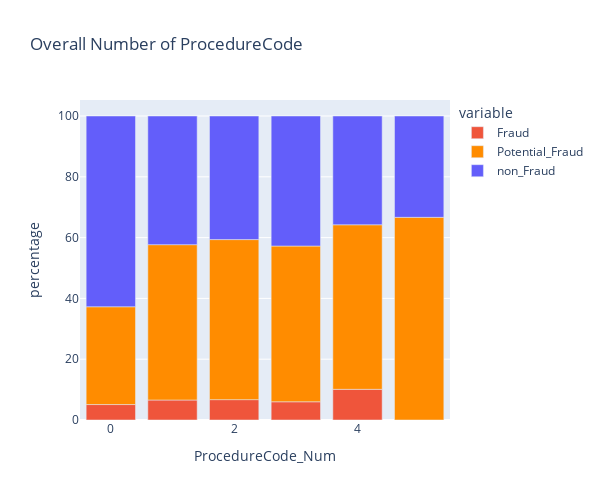

This figure's notebook cell:
### Code cell
fig7 = pro.plot.bar(x='ProcedureCode_Num', y=['Fraud',
                                            'Potential_Fraud',
                                            'non_Fraud'],
                    title="Overall Number of ProcedureCode",
                   color_discrete_map={'non_Fraud':'#635EFA', 
                                                   'Potential_Fraud': '#FF8C00',
                                           'Fraud':'#EF553B'}, width=600, height=500,labels={"value": "percentage"})

fig7.show()

### Figure 1 — Plotly figure (JSON) as saved in the notebook; plotly's stock layout.template omitted (floating-point values rounded to 4 significant figures)
{"data": [{"alignmentgroup": "True", "hovertemplate": "variable=Fraud<br>ProcedureCode_Num=%{x}<br>percentage=%{y}<extra></extra>", "legendgroup": "Fraud", "marker": {"color": "#EF553B"}, "name": "Fraud", "offsetgroup": "Fraud", "orientation": "v", "showlegend": true, "textposition": "auto", "type": "bar", "x": [0, 1, 2, 3, 4, 5], "xaxis": "x", "y": [5.084, 6.577, 6.702, 5.993, 10.09, 0], "yaxis": "y"}, {"alignmentgroup": "True", "hovertemplate": "variable=Potential_Fraud<br>ProcedureCode_Num=%{x}<br>percentage=%{y}<extra></extra>", "legendgroup": "Potential_Fraud", "marker": {"color": "#FF8C00"}, "name": "Potential_Fraud", "offsetgroup": "Potential_Fraud", "orientation": "v", "showlegend": true, "textposition": "auto", "type": "bar", "x": [0, 1, 2, 3, 4, 5], "xaxis": "x", "y": [32.17, 51.1, 52.64, 51.23, 54.13, 66.67], "yaxis": "y"}, {"alignmentgroup": "True", "hovertemplate": "variable=non_Fraud<br>ProcedureCode_Num=%{x}<br>percentage=%{y}<extra></extra>", "legendgroup": "non_Fraud", "marker": {"color": "#635EFA"}, "name": "non_Fraud", "offsetgroup": "non_Fraud", "orientation": "v", "showlegend": true, "textposition": "auto", "type": "bar", "x": [0, 1, 2, 3, 4, 5], "xaxis": "x", "y": [62.75, 42.32, 40.65, 42.77, 35.78, 33.33], "yaxis": "y"}], "layout": {"barmode": "relative", "height": 500, "legend": {"title": {"text": "variable"}, "tracegroupgap": 0}, "title": {"text": "Overall Number of ProcedureCode"}, "width": 600, "xaxis": {"anchor": "y", "domain": [0, 1], "title": {"text": "ProcedureCode_Num"}}, "yaxis": {"anchor": "x", "domain": [0, 1], "title": {"text": "percentage"}}}}
